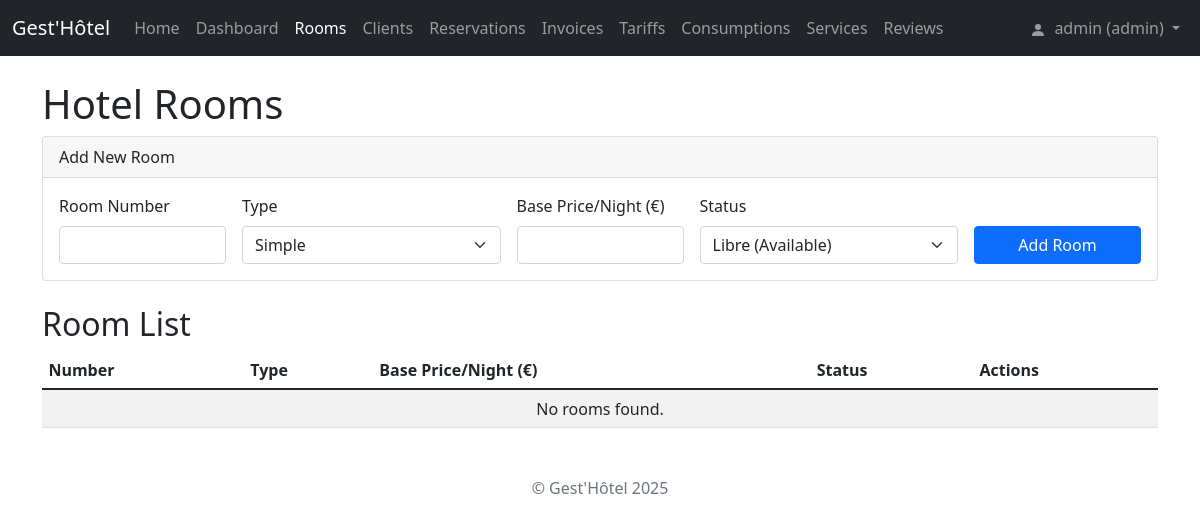
Before: /chambres (signed in) with the older database file.
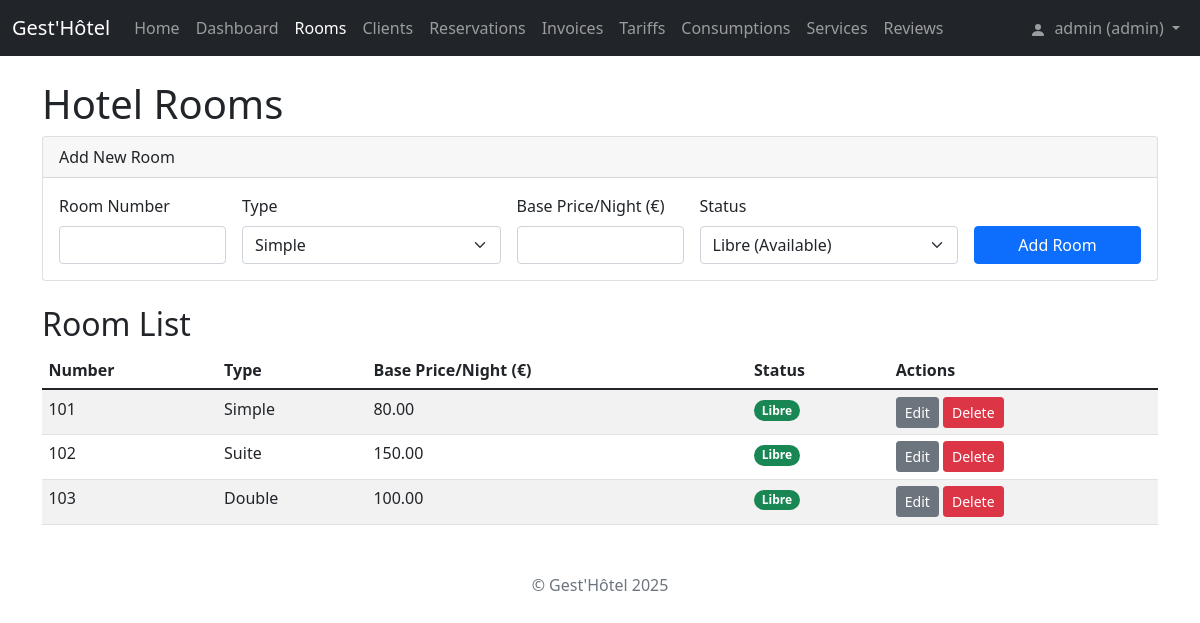
After: the same page with the newer database file.
### tables this page shows
CREATE TABLE chambres (
            id_chambre INTEGER PRIMARY KEY AUTOINCREMENT,
            numero_chambre TEXT UNIQUE NOT NULL,
            type_chambre TEXT NOT NULL CHECK(type_chambre IN ('Simple', 'Double', 'Suite', 'Familiale')),
            prix_nuit_base REAL NOT NULL CHECK(prix_nuit_base >= 0),
            statut TEXT NOT NULL CHECK(statut IN ('Libre', 'Occupé', 'En nettoyage'))
        );

### app.py (the view)
@app.route('/chambres')
@login_required
def view_chambres():
    try:
        conn = get_db_connection()
        chambres = conn.execute('SELECT * FROM chambres ORDER BY numero_chambre').fetchall()
        conn.close()
        return render_template('chambres.html', chambres=chambres)
    except Exception as e:
        flash(f'Error fetching rooms: {str(e)}', 'danger')
        return render_template('chambres.html', chambres=[])

### app.py (called while the page is built)
@app.context_processor
def inject_now():
    return {'now': datetime.utcnow}

def get_db_connection():
    conn = sqlite3.connect('gesthotel.db')
    conn.row_factory = sqlite3.Row # Access columns by name
    conn.execute("PRAGMA foreign_keys = ON") # Ensure FK constraints are active
    return conn

def login_required(f):
    @wraps(f)
    def decorated_function(*args, **kwargs):
        if 'user_id' not in session:
            flash('Please log in to access this page.', 'warning')
            return redirect(url_for('login', next=request.url))
        return f(*args, **kwargs)
    return decorated_function

### templates/chambres.html (shortened to what this page needs)
{% extends "base.html" %}
{% block content %}
<h1>Hotel Rooms</h1>
{% if session.role == 'admin' %}
<div class="card mb-4">
    <div class="card-header">Add New Room</div>
    <div class="card-body">
        <form action="{{ url_for('add_chambre') }}" method="post" class="row g-3 needs-validation" novalidate>
            <div class="col-md-2">
                <label for="numero_chambre" class="form-label">Room Number</label>
                <input type="text" class="form-control" id="numero_chambre" name="numero_chambre" required>
            </div>
            <div class="col-md-3">
                <label for="type_chambre" class="form-label">Type</label>
                <select class="form-select" id="type_chambre" name="type_chambre" required>
                     <option value="Simple">Simple</option>
                 </select>
            </div>
             <div class="col-md-2">
                <label for="prix_nuit_base" class="form-label">Base Price/Night (€)</label>
                <input type="number" step="0.01" min="0" class="form-control" id="prix_nuit_base" name="prix_nuit_base" required>
            </div>
            <div class="col-md-3">
                 <label for="statut" class="form-label">Status</label>
                 <select class="form-select" id="statut" name="statut" required>
                     <option value="Libre">Libre (Available)</option>
                 </select>
            </div>
             <div class="col-md-2 align-self-end">
                <button type="submit" class="btn btn-primary w-100">Add Room</button>
            </div>
        </form>
    </div>
</div>
{% endif %}
<h2>Room List</h2>
<table class="table table-striped table-hover table-sm">
    <thead>
        <tr>
            <th>Number</th>
            <th>Type</th>
            <th>Base Price/Night (€)</th>
            <th>Status</th>
            {% if session.role == 'admin' %}
            <th>Actions</th>
            {% endif %}
        </tr>
    </thead>
    <tbody>
        {% for chambre in chambres %}
        <tr>
            <td>{{ chambre.numero_chambre }}</td>
            <td>{{ chambre.type_chambre }}</td>
            <td>{{ "%.2f"|format(chambre.prix_nuit_base) }}</td>
            <td>
                 <span class="badge rounded-pill {% if chambre.statut == 'Libre' %} bg-success {% elif chambre.statut == 'Occupé' %} bg-danger {% elif chambre.statut == 'En nettoyage' %} bg-warning text-dark {% else %} bg-secondary {% endif %}">
                    {{ chambre.statut }}
                 </span>
            </td>
             {% if session.role == 'admin' %}
             <td>
                 <a href="{{ url_for('edit_chambre', id=chambre.id_chambre) }}" class="btn btn-sm btn-secondary">Edit</a>
                 <form action="{{ url_for('delete_chambre', id=chambre.id_chambre) }}" method="post" style="display: inline;" onsubmit="return confirm('Delete Room #{{ chambre.numero_chambre }}?');">
                     <button type="submit" class="btn btn-sm btn-danger">Delete</button>
                 </form>
             </td>
             {% endif %}
        </tr>
        {% else %}
        <tr>
            <td colspan="{{ 5 if session.role == 'admin' else 4 }}" class="text-center">No rooms found.</td>
        </tr>
        {% endfor %}
    </tbody>
</table>
{% endblock %}

Changed rows visible on the page:
now on this page (row unchanged): chambres: numero_chambre "101", type_chambre "Simple", prix_nuit_base "80.00", statut "Libre"
now on this page (row edited): chambres: numero_chambre "102", type_chambre "Suite", prix_nuit_base "150.00", statut "Libre"
added chambres: numero_chambre "103", type_chambre "Double", prix_nuit_base "100.00", statut "Libre"
Other visible differences:
text no longer shown: "No rooms found."
